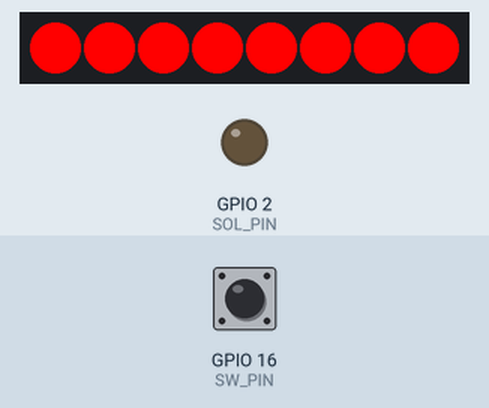
Bench run of a program on a simulated ESP8266 (NodeMCU). Parts: 8 RGB LEDs in strip order, left to right, output pins drawn as LEDs (lit = HIGH). The test bench sets the inputs (shaded band); at power-on: GPIO 16 (SW_PIN) HIGH. Dim RGB values are drawn brighter than linear; WiFi joins after 1.5 s; servers stay silent unless stated; what the program prints to the serial monitor is not drawn.

Above: at 2.8 s.
2.9 s: GPIO 16 (SW_PIN) pulled LOW for 1 s
At 4.1 s:
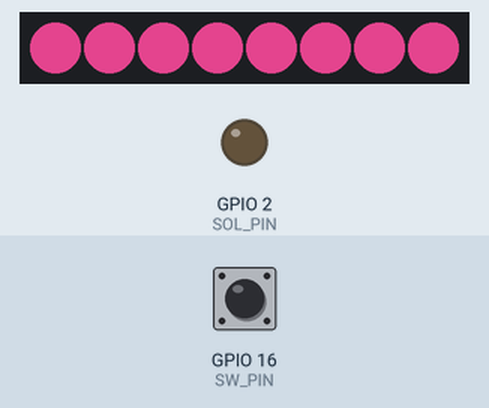
5.4 s: GPIO 16 (SW_PIN) pulled LOW for 3.2 s
At 5.55 s:
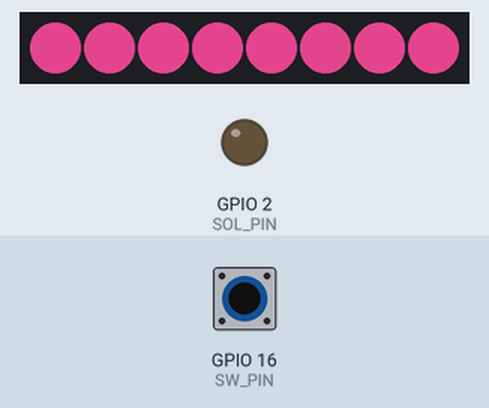
Timing chart, 0 to 10.0 s (numbered marks = the images above; inputs shaded):
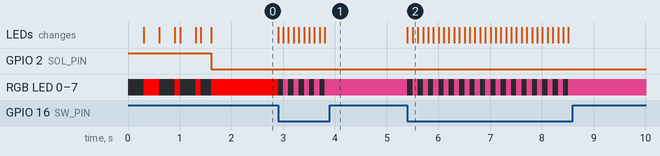

Measured:
- after the input at 2.9 s, RGB LED 0–7: alternates RGB(170, 51, 106) for 0.10 s and off for 0.10 s, 10 changes in all, then stays RGB(170, 51, 106), starting at once; the LEDs: first change at once (image 1 shows a later state)
- after the input at 5.4 s, RGB LED 0–7: alternates RGB(170, 51, 106) for 0.10 s and off for 0.10 s, 32 changes in all, then stays RGB(170, 51, 106), starting at once; the LEDs: first change at once (image 2 shows a later state)

The program:

main.cpp
```cpp
/**
 * Blink
 *
 * Turns on an LED on for one second,
 * then off for one second, repeatedly.
 */
#include "Arduino.h"
#include <Adafruit_NeoPixel.h>
#include <ESP8266WiFi.h>
#include "index.hpp"

#define BUFFER_SIZE 7
#define LED_SIZE 8
#define LED_PIN 10
#define SW_PIN 16
#define SOL_PIN 2

unsigned long int MILLIS_START = 0;
bool LED_STATUS[LED_SIZE];
char BUFFER[BUFFER_SIZE]; //GET /1x

void update_pixels(bool on);

WiFiServer server(80);
Adafruit_NeoPixel pixels(LED_SIZE, LED_PIN, NEO_GRB + NEO_KHZ800);

void setup()
{
    memset(LED_STATUS, 0, sizeof(LED_STATUS));
    memset(BUFFER, 0, sizeof(BUFFER));

    pinMode(SOL_PIN, OUTPUT);
    pinMode(SW_PIN, INPUT_PULLUP);
    digitalWrite(SOL_PIN, HIGH);
    // Startup serial for debugging
    Serial.begin(115200);
    pixels.begin();
    Serial.println();

    WiFi.begin("GirlsCode", "smhs-gwc");
    Serial.print("Connecting");

    while (WiFi.status() != WL_CONNECTED)
    {
        delay(100);
        update_pixels(true);
        delay(100);
        update_pixels(false);
        Serial.print(".");
    }
    Serial.println();
    Serial.print("IP address: ");
    Serial.println(WiFi.localIP());
    update_pixels(true);
    digitalWrite(SOL_PIN, LOW);

    server.begin();
}

void read_client_data(WiFiClient& client) {
    unsigned int index = 0;
    unsigned int count = 0;
    memset(BUFFER, 0, sizeof(BUFFER));

    while (client.available() || index < (BUFFER_SIZE - 1)) {
        if (not client.available()) {
             continue;
        }
        char c = client.read();
        count += 1;
        BUFFER[index] = c;
        Serial.print(c);
        index = ((index + 1 ) >= BUFFER_SIZE) ? (BUFFER_SIZE - 1) : (index + 1);
    }
    Serial.println("END --");
}

const char* dispatch_client(WiFiClient& client) {
    read_client_data(client);
    // Dispatch code
    char index_char = BUFFER[sizeof(BUFFER) - 2];
    if ((BUFFER[0] == 'P') && (index_char >= 48 && index_char < (48 + (int)sizeof(LED_STATUS)))) {
        int ret = index_char - 48; // Convert from ascii
        LED_STATUS[ret] = !LED_STATUS[ret];
        return LED_STATUS[ret] ? "1" : "0";
    } else if ((BUFFER[0] == 'G') && (index_char >= 48 && index_char < (48 + (int)sizeof(LED_STATUS)))) {
        int ret = index_char - 48; // Convert from ascii
        Serial.print("GET: "); Serial.print(ret); Serial.print(" Val: "); Serial.println(LED_STATUS[ret]);
        return LED_STATUS[ret] ? "1" : "0";
    } else if (BUFFER[0] == 'G' && index_char == ' ') {
        return index_data;
    }
    return "E"; // Inteded
}


bool all() {
    for (unsigned int i = 0; i < (LED_SIZE - 1); i++) {
        if (!LED_STATUS[i]) {
            return false;
        }
    }
    return true;
}


void update_pixels(bool on) {
     LED_STATUS[LED_SIZE - 1] = all();
     pixels.clear();
     for (unsigned int i = 0; i < LED_SIZE && on; i++) {
         int red = (LED_STATUS[i]) ? 0 : 255;
         int grn = (LED_STATUS[i]) ? 255 : 0;
         int blu = (LED_STATUS[i]) ? 0 : 0;
         pixels.setPixelColor(i, pixels.Color(red, grn, blu));
     }
     pixels.show();
}

void win(bool on) {
     pixels.clear();
     for (unsigned int i = 0; i < LED_SIZE && on; i++) {
         pixels.setPixelColor(i, pixels.Color(0xaa, 0x33, 0x6a));
     }
     pixels.show();
}

void loop()
{
    static bool win_flash = false;
    int not_end = digitalRead(SW_PIN);
    // Win condition
    if (!not_end) {
        digitalWrite(SOL_PIN, LOW);
        win(win_flash);
        delay(100);
	win_flash = !win_flash;
	return;
    }
    // Solinoid on for one second
    else if ((MILLIS_START != 0) && (MILLIS_START + 1000) > millis()) {
        digitalWrite(SOL_PIN, HIGH);
    }
    // Solinoid on trigger
    else if ((MILLIS_START == 0) && all()) {
        MILLIS_START = millis();
        digitalWrite(SOL_PIN, HIGH);
    }
    // Reset by turning it off
    else if (!all()) {
	MILLIS_START = 0;
        digitalWrite(SOL_PIN, LOW);
    }
    // Otherwise off
    else {
        digitalWrite(SOL_PIN, LOW);
    }
    // Now handle WIFI connections
    WiFiClient client = server.available();
    if (!client) { return; }
    if (client.connected()) {
        char memory[100];
        const char* return_data = dispatch_client(client);
        client.write("HTTP/1.1 200 OK\n");
        client.write("Content-Length: ");
        itoa(strlen(return_data), memory, 10);
        client.write(memory);
        client.write("\r\n\r\n");
        client.write(return_data);
        client.write("\r\n\r\n");
        update_pixels(true);
    }
    client.stop();
}
```

index.hpp
```cpp
const char* index_data = "<!DOCTYPE html>\n<html>\n<head>\n    <title>Doomsdayinator Control Page</title>\n    <meta name=\"viewport\" content=\"width=device-width, initial-scale=1.0\">\n</head>\n<body>\n    <div style=\"width:100%\">\n        <h2>Control Interface</h2>\n        <button id=\"0\" onclick=\"ledfn(0)\" style=\"width:100%;\">Power Bank 0</button>\n        <button id=\"1\" onclick=\"ledfn(1)\" style=\"width:100%;\">Power Bank 1</button>\n        <button id=\"2\" onclick=\"ledfn(2)\" style=\"width:100%;\">Power Bank 2</button>\n        <button id=\"3\" onclick=\"ledfn(3)\" style=\"width:100%;\">Power Bank 3</button>\n        <button id=\"4\" onclick=\"ledfn(4)\" style=\"width:100%;\">Power Bank 4</button>\n        <button id=\"5\" onclick=\"ledfn(5)\" style=\"width:100%;\">Power Bank 5</button>\n        <button id=\"6\" onclick=\"ledfn(6)\" style=\"width:100%;\">Power Bank 6</button>\n    </div>\n    <script>\n        function style(led, data) {\n            let element = document.getElementById(\"\" + led);\n            let style = (!data) ? \"maroon\" : ((data === \"1\") ? \"lightgreen;\" : \"pink\");\n            element.style.cssText += \"background-color: \" + style + \";\";\n        }\n\n        function ajax(method, led) {\n            let xhttp = new XMLHttpRequest();\n            xhttp.onreadystatechange = function() {\n                if (this.readyState === 4 && this.status === 200) {\n                    style(led, this.responseText);\n                } else if (this.readyState === 4) {\n                    style(led);\n                }\n            };\n            xhttp.open(method, \"/\"+led, true);\n            xhttp.send();\n        }\n\n        function ledfn(led) {\n            ajax(\"PUT\", led);\n        }\n        ajax(\"GET\", 0);\n        ajax(\"GET\", 1);\n        ajax(\"GET\", 2);\n        ajax(\"GET\", 3);\n        ajax(\"GET\", 4);\n        ajax(\"GET\", 5);\n        ajax(\"GET\", 6);\n        //function getled(led_number) {\n        //    ajax(\"GET\", led_number);\n        //    if ((led_number + 1) < 7) {\n        //        setTimeout(getled, 500, led_number + 1)\n        //    }\n        //}\n        //setTimeout(getled, 500, 0);\n    </script>\n</body>\n</html>\n";
```
